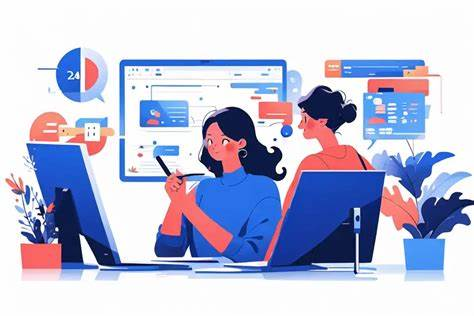
#> input picture OIP.jpg, 474 x 316 px
$ python q3.py
#> lines starting #> are read from the running program, lines starting #| are printed output that depends on the picture
import cv2
import numpy as np

image = cv2.imread('OIP.jpg')
#> image is the input picture: shape (316, 474, 3); mean B, G, R 215.4, 190.5, 187.1
(h, w) = image.shape[:2]
#> h = 316; w = 474
center = (w // 2, h // 2)
#> center = (237, 158)
M45 = cv2.getRotationMatrix2D(center, 45, 1.0)
rotated_45 = cv2.warpAffine(image, M45, (w, h), borderMode=cv2.BORDER_REPLICATE)
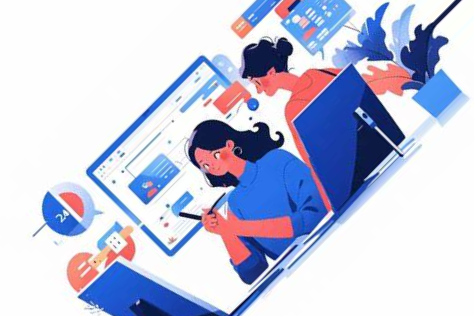
#> rotated_45: shape (316, 474, 3); mean B, G, R 220.8, 197.9, 193.8
rotated_90 = cv2.rotate(image, cv2.ROTATE_90_CLOCKWISE)
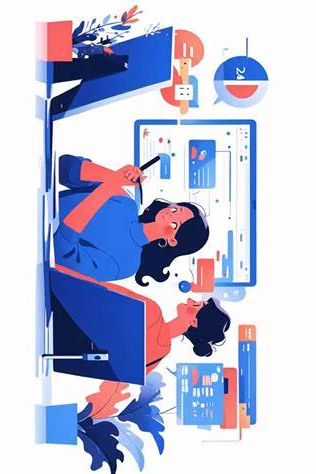
#> rotated_90: shape (474, 316, 3); mean B, G, R 215.4, 190.5, 187.1
target_height = 300
def resize_to_height(img, height):
#> called with height = 300
    h, w = img.shape[:2]
#> h = 316; w = 474
    new_w = int(w * (height / h))
#> new_w = 450
    return cv2.resize(img, (new_w, height))
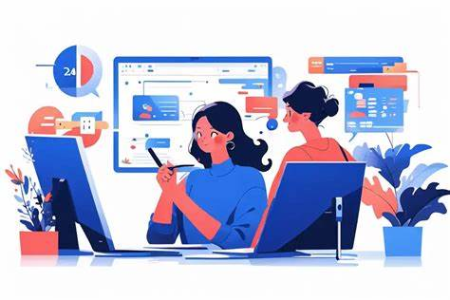
#> returned value: shape (300, 450, 3); mean of channels 0, 1, 2 215.3, 190.4, 187; drawn as B, G, R

image_resized = resize_to_height(image, target_height)
rotated_45_resized = resize_to_height(rotated_45, target_height)
#> call 2 of resize_to_height, with height = 300
#> in resize_to_height (call 2), `return cv2.resize(img, (new_w, height))`:
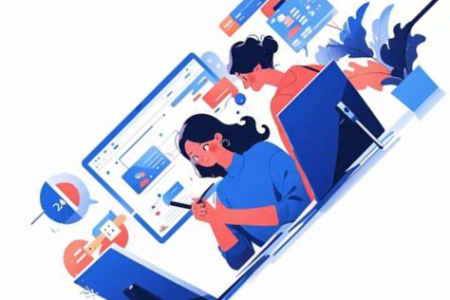
#> returned value: shape (300, 450, 3); mean of channels 0, 1, 2 220.7, 197.8, 193.7; drawn as B, G, R
rotated_90_resized = resize_to_height(rotated_90, target_height)
#> call 3 of resize_to_height, with height = 300
#> in resize_to_height (call 3), `return cv2.resize(img, (new_w, height))`:
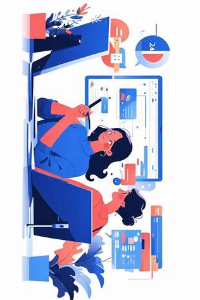
#> returned value: shape (300, 200, 3); mean of channels 0, 1, 2 215.2, 190.3, 187; drawn as B, G, R
combined = np.hstack((image_resized, rotated_45_resized, rotated_90_resized))
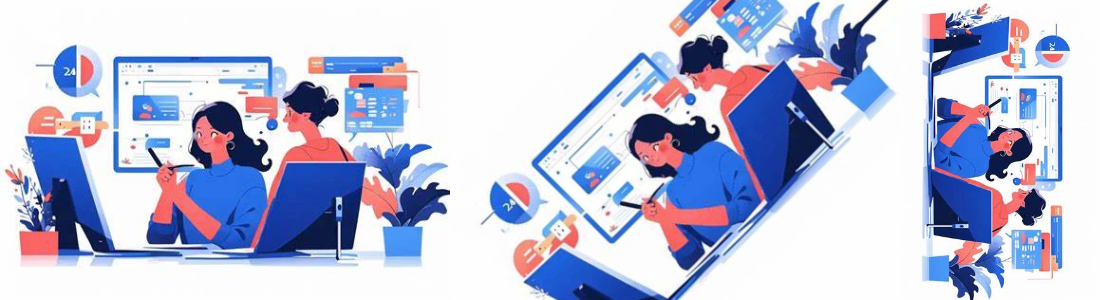
#> combined: shape (300, 1100, 3); mean B, G, R 217.5, 193.4, 189.8

cv2.imshow("Original | Rotated 45° | Rotated 90°", combined)
cv2.waitKey(0)
cv2.destroyAllWindows()
